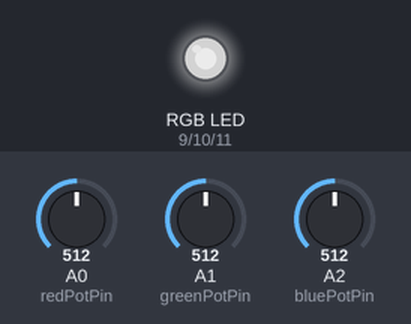
A sketch run on a simulated Arduino Uno, built with avr-gcc and run on an emulated ATmega328P. Shown: an RGB LED mixed from three pins (HIGH = lit). The test bench sets the inputs (shaded band); at power-on: A0 (redPotPin) = 512, A1 (greenPotPin) = 512, A2 (bluePotPin) = 512. Dim RGB values are drawn brighter than linear.

Above: at 1.2 s.
1.3 s: A0 (redPotPin) set to 716
At 1.6 s:
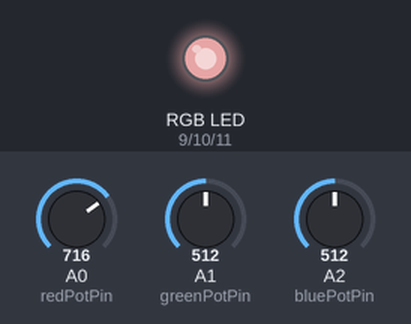
2.8 s: A1 (greenPotPin) set to 716
At 4.0 s:
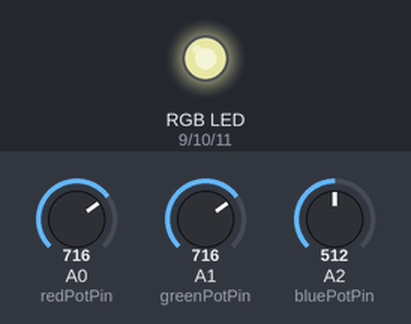
4.3 s: A2 (bluePotPin) set to 716
At 5.1 s:
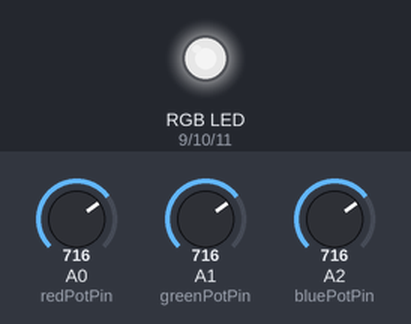
5.8 s: A0 (redPotPin) set to 900
At 6.2 s:
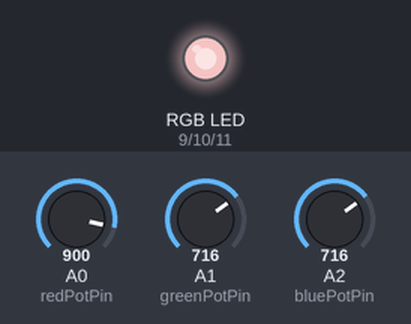
7.3 s: A1 (greenPotPin) set to 900
At 8.5 s:
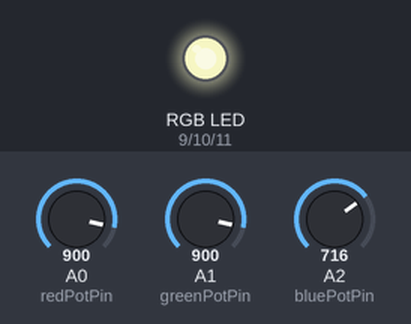
8.8 s: A2 (bluePotPin) set to 900
At 9.7 s:
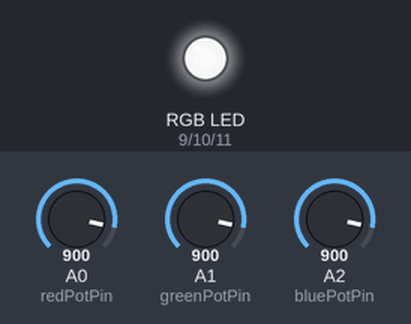
Timing chart, 0 to 11.3 s (numbered marks = the images above; inputs shaded):
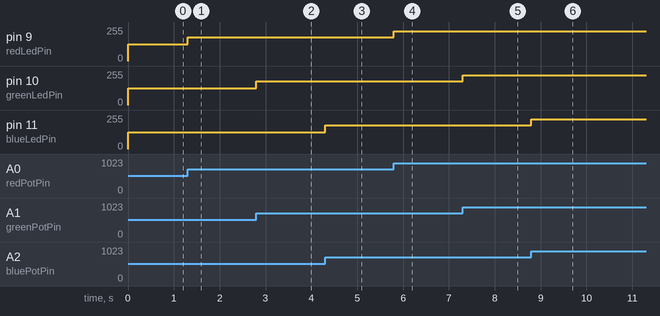

The sketch:

homework_1.ino
```cpp
const int redLedPin = 9;
const int greenLedPin = 10;
const int blueLedPin = 11;

const int redPotPin = A0;
const int greenPotPin = A1;
const int bluePotPin = A2;

const int minPotValue = 0;
const int maxPotValue = 1023;
const int minLedValue = 0;
const int maxLedValue = 255;

void setup() {
  pinMode(redLedPin, OUTPUT);
  pinMode(greenLedPin, OUTPUT);
  pinMode(blueLedPin, OUTPUT);

  pinMode(redPotPin, INPUT);
  pinMode(greenPotPin, INPUT);
  pinMode(bluePotPin, INPUT);
}

void loop() {
  adjustLedValue(redPotPin, redLedPin);
  adjustLedValue(greenPotPin, greenLedPin);
  adjustLedValue(bluePotPin, blueLedPin);
}

/*
  Reads the potentiometer value through the first given pin and, based on it,
  adjusts the LED brightness through the second given pin.
*/
void adjustLedValue(int potPin, int ledPin) {
  int potValue = analogRead(potPin);
  int newLedValue = map(potValue, minPotValue, maxPotValue, minLedValue, maxLedValue);
  analogWrite(ledPin, newLedValue);
}
```

Measured:
- after the input at 1.3 s, pin 9 (redLedPin): 127/255 → 178/255 at once
- after the input at 2.8 s, pin 10 (greenLedPin): 127/255 → 178/255 at once
- after the input at 4.3 s, pin 11 (blueLedPin): 127/255 → 178/255 at once
- after the input at 5.8 s, pin 9 (redLedPin): 178/255 → 224/255 at once
- after the input at 7.3 s, pin 10 (greenLedPin): 178/255 → 224/255 at once
- after the input at 8.8 s, pin 11 (blueLedPin): 178/255 → 224/255 at once
